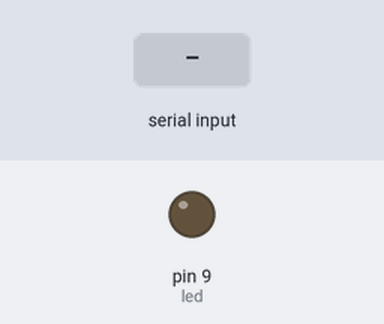
Bench run of a sketch on a simulated Arduino Uno, built with avr-gcc and run on an emulated ATmega328P. On the bench: output pins drawn as LEDs (lit = HIGH). The test bench sets the inputs (shaded band).

Above: at 1.2 s.
1.3 s: byte 30 received over Serial
At 1.9 s:
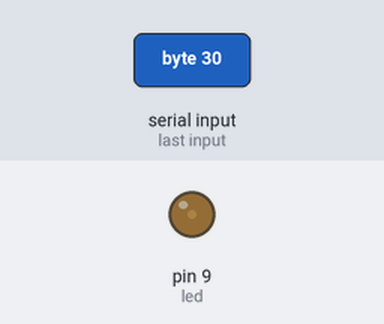
2.8 s: byte 90 received over Serial
At 4.2 s:
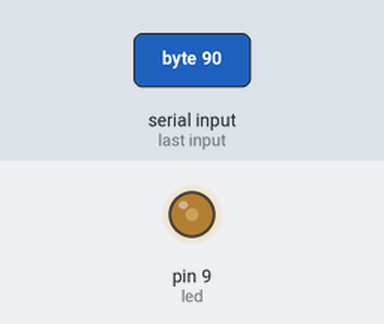
Timing chart, 0 to 5.8 s (numbered marks = the images above; inputs shaded):
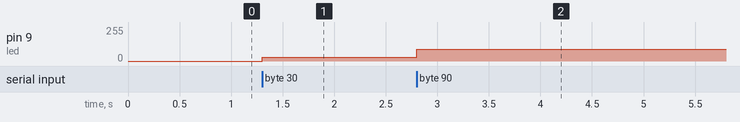

The sketch:

SimplePd2Arduino.ino
```cpp
int incomingByte = 0; // for incoming serial data
int led = 9;

void setup() {
Serial.begin(9600); // opens serial port, sets data rate to 9600 bps
pinMode(led, OUTPUT);
}

void loop() {

// send data only when you receive data:
if (Serial.available() > 0) {
// read the incoming byte:
incomingByte = Serial.read();

// say what you got:
analogWrite(led, incomingByte);
}
}
```

Measured:
- after the input at 1.3 s, pin 9 (led): 0/255 → 30/255 at once
- after the input at 2.8 s, pin 9 (led): 30/255 → 90/255 at once
